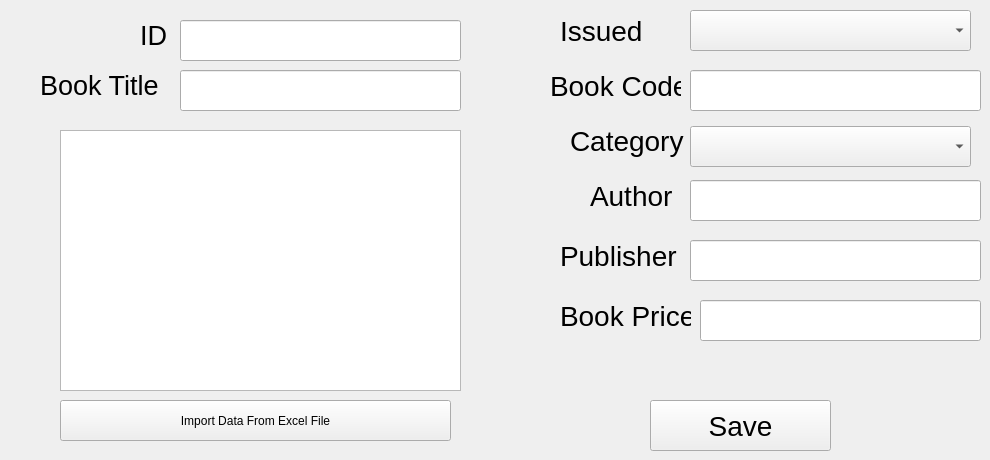
      <widget class="QWidget" name="tab_5">
       <attribute name="title">
        <string>Add New Book</string>
       </attribute>
       <widget class="QLineEdit" name="lineEdit_2">
        <property name="geometry">
         <rect>
          <x>180</x>
          <y>70</y>
          <width>281</width>
          <height>41</height>
         </rect>
        </property>
       </widget>
       <widget class="QLineEdit" name="lineEdit_3">
        <property name="geometry">
         <rect>
          <x>690</x>
          <y>70</y>
          <width>291</width>
          <height>41</height>
         </rect>
        </property>
       </widget>
       <widget class="QLineEdit" name="lineEdit_4">
        <property name="geometry">
         <rect>
          <x>700</x>
          <y>300</y>
          <width>281</width>
          <height>41</height>
         </rect>
        </property>
       </widget>
       <widget class="QPushButton" name="pushButton_7">
        <property name="geometry">
         <rect>
          <x>650</x>
          <y>400</y>
          <width>181</width>
          <height>51</height>
         </rect>
        </property>
        <property name="font">
         <font>
          <family>Segoe UI</family>
          <pointsize>21</pointsize>
         </font>
        </property>
        <property name="text">
         <string>Save</string>
        </property>
       </widget>
       <widget class="QLabel" name="label_3">
        <property name="geometry">
         <rect>
          <x>40</x>
          <y>70</y>
          <width>121</width>
          <height>31</height>
         </rect>
        </property>
        <property name="font">
         <font>
          <family>Segoe UI</family>
          <pointsize>20</pointsize>
         </font>
        </property>
        <property name="text">
         <string>Book Title</string>
        </property>
       </widget>
       <widget class="QLabel" name="label_4">
        <property name="geometry">
         <rect>
          <x>550</x>
          <y>70</y>
          <width>131</width>
          <height>31</height>
         </rect>
        </property>
        <property name="font">
         <font>
          <family>Segoe UI</family>
          <pointsize>21</pointsize>
         </font>
        </property>
        <property name="text">
         <string>Book Code</string>
        </property>
       </widget>
       <widget class="QLabel" name="label_5">
        <property name="geometry">
         <rect>
          <x>560</x>
          <y>300</y>
          <width>131</width>
          <height>31</height>
         </rect>
        </property>
        <property name="font">
         <font>
          <family>Segoe UI</family>
          <pointsize>21</pointsize>
         </font>
        </property>
        <property name="text">
         <string>Book Price</string>
        </property>
       </widget>
       <widget class="QLabel" name="label_6">
        <property name="geometry">
         <rect>
          <x>570</x>
          <y>120</y>
          <width>121</width>
          <height>41</height>
         </rect>
        </property>
        <property name="font">
         <font>
          <family>Segoe UI</family>
          <pointsize>21</pointsize>
         </font>
        </property>
        <property name="text">
         <string>Category</string>
        </property>
       </widget>
       <widget class="QLabel" name="label_7">
        <property name="geometry">
         <rect>
          <x>590</x>
          <y>180</y>
          <width>101</width>
          <height>31</height>
         </rect>
        </property>
        <property name="font">
         <font>
          <family>Segoe UI</family>
          <pointsize>21</pointsize>
         </font>
        </property>
        <property name="text">
         <string>Author</string>
        </property>
       </widget>
       <widget class="QLabel" name="label_8">
        <property name="geometry">
         <rect>
          <x>560</x>
          <y>240</y>
          <width>121</width>
          <height>31</height>
         </rect>
        </property>
        <property name="font">
         <font>
          <family>Segoe UI</family>
          <pointsize>21</pointsize>
         </font>
        </property>
        <property name="text">
         <string>Publisher</string>
        </property>
       </widget>
       <widget class="QTextEdit" name="textEdit">
        <property name="geometry">
         <rect>
          <x>60</x>
          <y>130</y>
          <width>401</width>
          <height>261</height>
         </rect>
        </property>
       </widget>
       <widget class="QLabel" name="label_37">
        <property name="geometry">
         <rect>
          <x>140</x>
          <y>20</y>
          <width>31</width>
          <height>31</height>
         </rect>
        </property>
        <property name="font">
         <font>
          <family>Segoe UI</family>
          <pointsize>20</pointsize>
         </font>
        </property>
        <property name="text">
         <string>ID</string>
        </property>
       </widget>
       <widget class="QLineEdit" name="lineEdit_30">
        <property name="geometry">
         <rect>
          <x>180</x>
          <y>20</y>
          <width>281</width>
          <height>41</height>
         </rect>
        </property>
       </widget>
       <widget class="QLineEdit" name="lineEdit_41">
        <property name="geometry">
         <rect>
          <x>690</x>
          <y>180</y>
          <width>291</width>
          <height>41</height>
         </rect>
        </property>
       </widget>
       <widget class="QLineEdit" name="lineEdit_42">
        <property name="geometry">
         <rect>
          <x>690</x>
          <y>240</y>
          <width>291</width>
          <height>41</height>
         </rect>
        </property>
       </widget>
       <widget class="QComboBox" name="comboBox_3">
        <property name="geometry">
         <rect>
          <x>690</x>
          <y>126</y>
          <width>281</width>
          <height>41</height>
         </rect>
        </property>
       </widget>
       <widget class="QComboBox" name="comboBox_7">
        <property name="geometry">
         <rect>
          <x>690</x>
          <y>10</y>
          <width>281</width>
          <height>41</height>
         </rect>
        </property>
       </widget>
       <widget class="QLabel" name="label_61">
        <property name="geometry">
         <rect>
          <x>560</x>
          <y>10</y>
          <width>121</width>
          <height>41</height>
         </rect>
        </property>
        <property name="font">
         <font>
          <family>Segoe UI</family>
          <pointsize>21</pointsize>
         </font>
        </property>
        <property name="text">
         <string>Issued</string>
        </property>
       </widget>
       <widget class="QPushButton" name="pushButton_32">
        <property name="geometry">
         <rect>
          <x>60</x>
          <y>400</y>
          <width>391</width>
          <height>41</height>
         </rect>
        </property>
        <property name="text">
         <string>Import Data From Excel File</string>
        </property>
       </widget>
      </widget>
